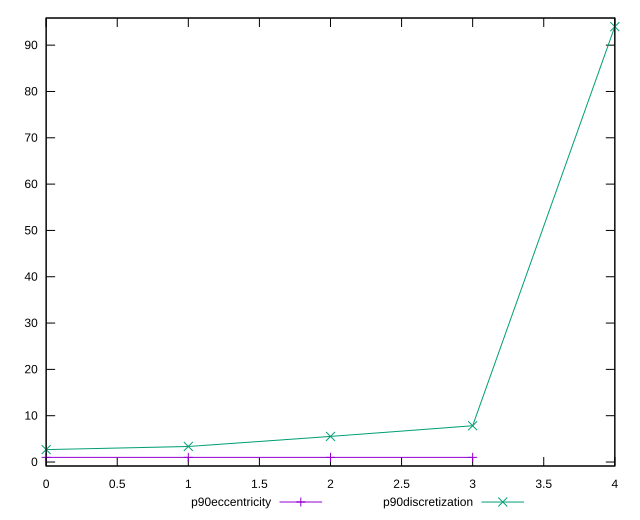

Reproduce this figure in gnuplot.
reset

$p90Eccentricity <<EOF
0 0.9999999999999994
1 1
2 0.9999999999999989
3 1.0000000000000018
EOF

$p90Discretization <<EOF
0 2.6857142857142855
1 3.357142857142857
2 5.529411764705882
3 7.833333333333333
4 94
EOF

set key outside below
set xrange [0:4]
set yrange [-0.8600000000000012:95.86]
set trange [-0.8600000000000012:95.86]
set terminal svg size 640, 520 enhanced background rgb 'white'
set output "report_00014_2021-02-09T15:56:05.503Z/unused-css-rules/progression/eccentricity.svg"

plot $p90Eccentricity title "p90eccentricity" with linespoints, \
     $p90Discretization title "p90discretization" with linespoints

reset
